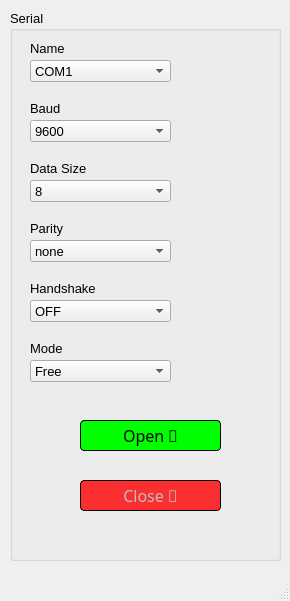
<?xml version="1.0" encoding="UTF-8"?>
<ui version="4.0">
 <class>ConfigurationUI</class>
 <widget class="QMainWindow" name="ConfigurationUI">
  <property name="geometry">
   <rect>
    <x>0</x>
    <y>0</y>
    <width>290</width>
    <height>601</height>
   </rect>
  </property>
  <property name="windowTitle">
   <string>Configuration</string>
  </property>
  <widget class="QWidget" name="centralwidget">
   <widget class="QGroupBox" name="confiGB">
    <property name="geometry">
     <rect>
      <x>10</x>
      <y>10</y>
      <width>271</width>
      <height>551</height>
     </rect>
    </property>
    <property name="font">
     <font>
      <pointsize>10</pointsize>
     </font>
    </property>
    <property name="title">
     <string>Serial</string>
    </property>
    <widget class="QLabel" name="label">
     <property name="geometry">
      <rect>
       <x>20</x>
       <y>30</y>
       <width>41</width>
       <height>16</height>
      </rect>
     </property>
     <property name="text">
      <string>Name</string>
     </property>
    </widget>
    <widget class="QComboBox" name="nameCb">
     <property name="geometry">
      <rect>
       <x>20</x>
       <y>50</y>
       <width>141</width>
       <height>22</height>
      </rect>
     </property>
     <item>
      <property name="text">
       <string>COM1</string>
      </property>
     </item>
     <item>
      <property name="text">
       <string>COM2</string>
      </property>
     </item>
     <item>
      <property name="text">
       <string>COM3</string>
      </property>
     </item>
     <item>
      <property name="text">
       <string>COM4</string>
      </property>
     </item>
     <item>
      <property name="text">
       <string>COM5</string>
      </property>
     </item>
     <item>
      <property name="text">
       <string>COM6</string>
      </property>
     </item>
     <item>
      <property name="text">
       <string>COM7</string>
      </property>
     </item>
     <item>
      <property name="text">
       <string>COM8</string>
      </property>
     </item>
     <item>
      <property name="text">
       <string>COM9</string>
      </property>
     </item>
     <item>
      <property name="text">
       <string>COM10</string>
      </property>
     </item>
    </widget>
    <widget class="QLabel" name="label_2">
     <property name="geometry">
      <rect>
       <x>20</x>
       <y>90</y>
       <width>31</width>
       <height>16</height>
      </rect>
     </property>
     <property name="text">
      <string>Baud</string>
     </property>
    </widget>
    <widget class="QComboBox" name="baudCb">
     <property name="geometry">
      <rect>
       <x>20</x>
       <y>110</y>
       <width>141</width>
       <height>22</height>
      </rect>
     </property>
     <property name="currentText">
      <string>9600</string>
     </property>
     <item>
      <property name="text">
       <string>9600</string>
      </property>
     </item>
     <item>
      <property name="text">
       <string>14400</string>
      </property>
     </item>
     <item>
      <property name="text">
       <string>19200</string>
      </property>
     </item>
     <item>
      <property name="text">
       <string>38400</string>
      </property>
     </item>
     <item>
      <property name="text">
       <string>56000</string>
      </property>
     </item>
     <item>
      <property name="text">
       <string>57600</string>
      </property>
     </item>
     <item>
      <property name="text">
       <string>115200</string>
      </property>
     </item>
    </widget>
    <widget class="QLabel" name="label_3">
     <property name="geometry">
      <rect>
       <x>20</x>
       <y>150</y>
       <width>61</width>
       <height>16</height>
      </rect>
     </property>
     <property name="text">
      <string>Data Size</string>
     </property>
    </widget>
    <widget class="QComboBox" name="dataSizeCb">
     <property name="geometry">
      <rect>
       <x>20</x>
       <y>170</y>
       <width>141</width>
       <height>22</height>
      </rect>
     </property>
     <item>
      <property name="text">
       <string>8</string>
      </property>
     </item>
     <item>
      <property name="text">
       <string>7</string>
      </property>
     </item>
    </widget>
    <widget class="QLabel" name="label_4">
     <property name="geometry">
      <rect>
       <x>20</x>
       <y>210</y>
       <width>41</width>
       <height>16</height>
      </rect>
     </property>
     <property name="text">
      <string>Parity</string>
     </property>
    </widget>
    <widget class="QComboBox" name="parityCb">
     <property name="geometry">
      <rect>
       <x>20</x>
       <y>230</y>
       <width>141</width>
       <height>22</height>
      </rect>
     </property>
     <item>
      <property name="text">
       <string>none</string>
      </property>
     </item>
     <item>
      <property name="text">
       <string>odd</string>
      </property>
     </item>
     <item>
      <property name="text">
       <string>even</string>
      </property>
     </item>
     <item>
      <property name="text">
       <string>mark</string>
      </property>
     </item>
    </widget>
    <widget class="QLabel" name="label_5">
     <property name="geometry">
      <rect>
       <x>20</x>
       <y>270</y>
       <width>71</width>
       <height>16</height>
      </rect>
     </property>
     <property name="text">
      <string>Handshake</string>
     </property>
    </widget>
    <widget class="QComboBox" name="handshakeCb">
     <property name="geometry">
      <rect>
       <x>20</x>
       <y>290</y>
       <width>141</width>
       <height>22</height>
      </rect>
     </property>
     <item>
      <property name="text">
       <string>OFF</string>
      </property>
     </item>
     <item>
      <property name="text">
       <string>RTS/CTS</string>
      </property>
     </item>
    </widget>
    <widget class="QLabel" name="label_6">
     <property name="geometry">
      <rect>
       <x>20</x>
       <y>330</y>
       <width>41</width>
       <height>16</height>
      </rect>
     </property>
     <property name="text">
      <string>Mode</string>
     </property>
    </widget>
    <widget class="QComboBox" name="modeCb">
     <property name="geometry">
      <rect>
       <x>20</x>
       <y>350</y>
       <width>141</width>
       <height>22</height>
      </rect>
     </property>
     <item>
      <property name="text">
       <string>Free</string>
      </property>
     </item>
     <item>
      <property name="text">
       <string>Data</string>
      </property>
     </item>
     <item>
      <property name="text">
       <string>Setup</string>
      </property>
     </item>
    </widget>
    <widget class="QPushButton" name="openBtn">
     <property name="geometry">
      <rect>
       <x>70</x>
       <y>410</y>
       <width>141</width>
       <height>31</height>
      </rect>
     </property>
     <property name="font">
      <font>
       <family>Material-Design-Iconic-Font</family>
       <pointsize>12</pointsize>
      </font>
     </property>
     <property name="styleSheet">
      <string notr="true">background-color: rgb(0, 255, 0);
border-style: outset;
border-width: 1px;
border-radius: 4px;
border-color: black;</string>
     </property>
     <property name="text">
      <string>Open </string>
     </property>
    </widget>
    <widget class="QPushButton" name="closeBtn">
     <property name="enabled">
      <bool>false</bool>
     </property>
     <property name="geometry">
      <rect>
       <x>70</x>
       <y>470</y>
       <width>141</width>
       <height>31</height>
      </rect>
     </property>
     <property name="font">
      <font>
       <family>Material-Design-Iconic-Font</family>
       <pointsize>12</pointsize>
      </font>
     </property>
     <property name="styleSheet">
      <string notr="true">background-color: rgba(255, 0, 0, 0.8);
border-style: outset;
border-width: 1px;
border-radius: 4px;
border-color: black;</string>
     </property>
     <property name="text">
      <string>Close </string>
     </property>
    </widget>
   </widget>
  </widget>
  <widget class="QMenuBar" name="menubar">
   <property name="geometry">
    <rect>
     <x>0</x>
     <y>0</y>
     <width>290</width>
     <height>21</height>
    </rect>
   </property>
  </widget>
  <widget class="QStatusBar" name="statusbar"/>
 </widget>
 <resources/>
 <connections/>
</ui>
